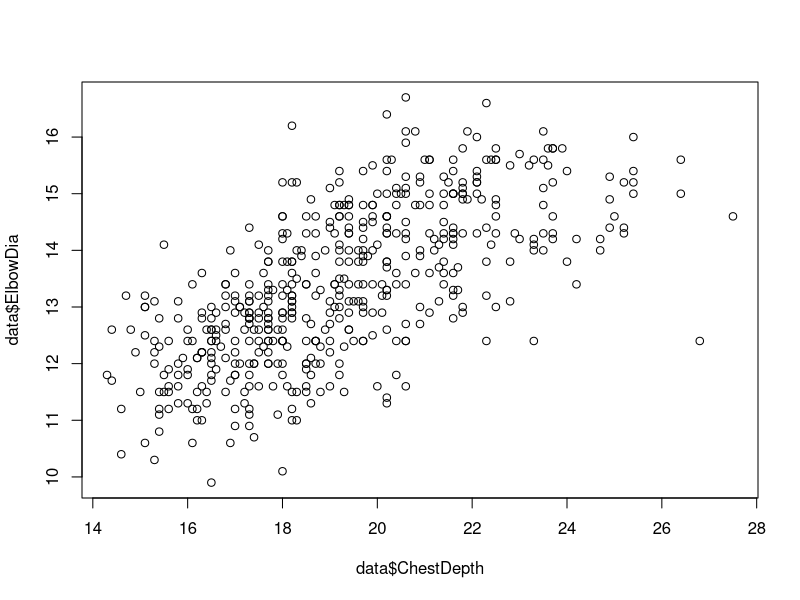
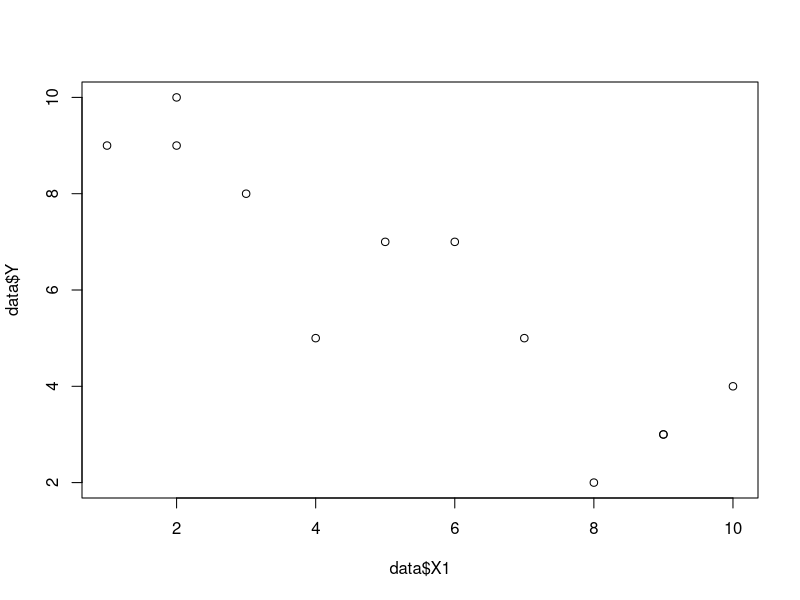
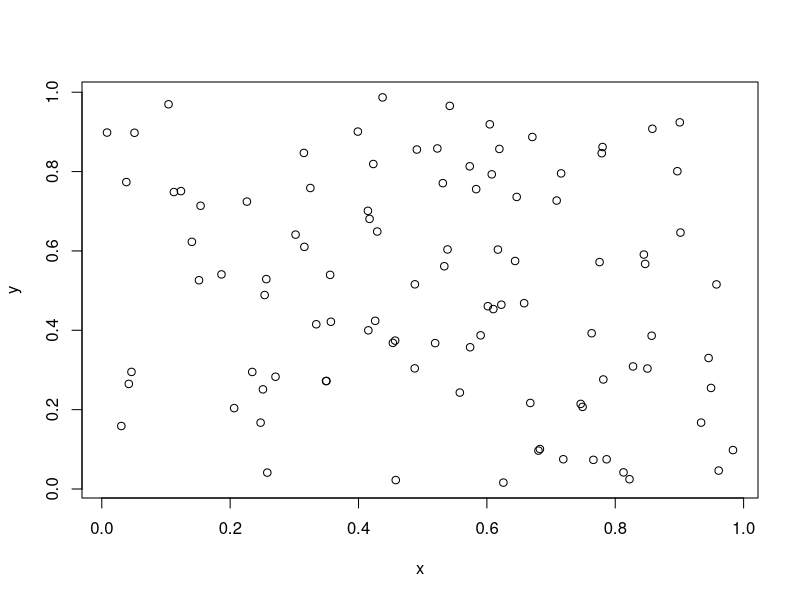

Here is the R script that generated these plots, in order:
## ---- chunk 1
knitr::opts_chunk$set(echo = TRUE)
## ---- chunk 2
library(tidyverse)
data <- read_csv('data/body.csv')
## ---- chunk 3
cor.test(data$ChestDepth, data$ElbowDia)
plot(data$ChestDepth, data$ElbowDia)
## ---- chunk 4
data <- read_csv('data/vik_table_9_2.csv')
cor.test(data$X1, data$Y)
plot(data$X1, data$Y)
## ---- chunk 5
x <-runif(100)
y <-runif(100)
cor.test(x, y)
plot(x, y)
